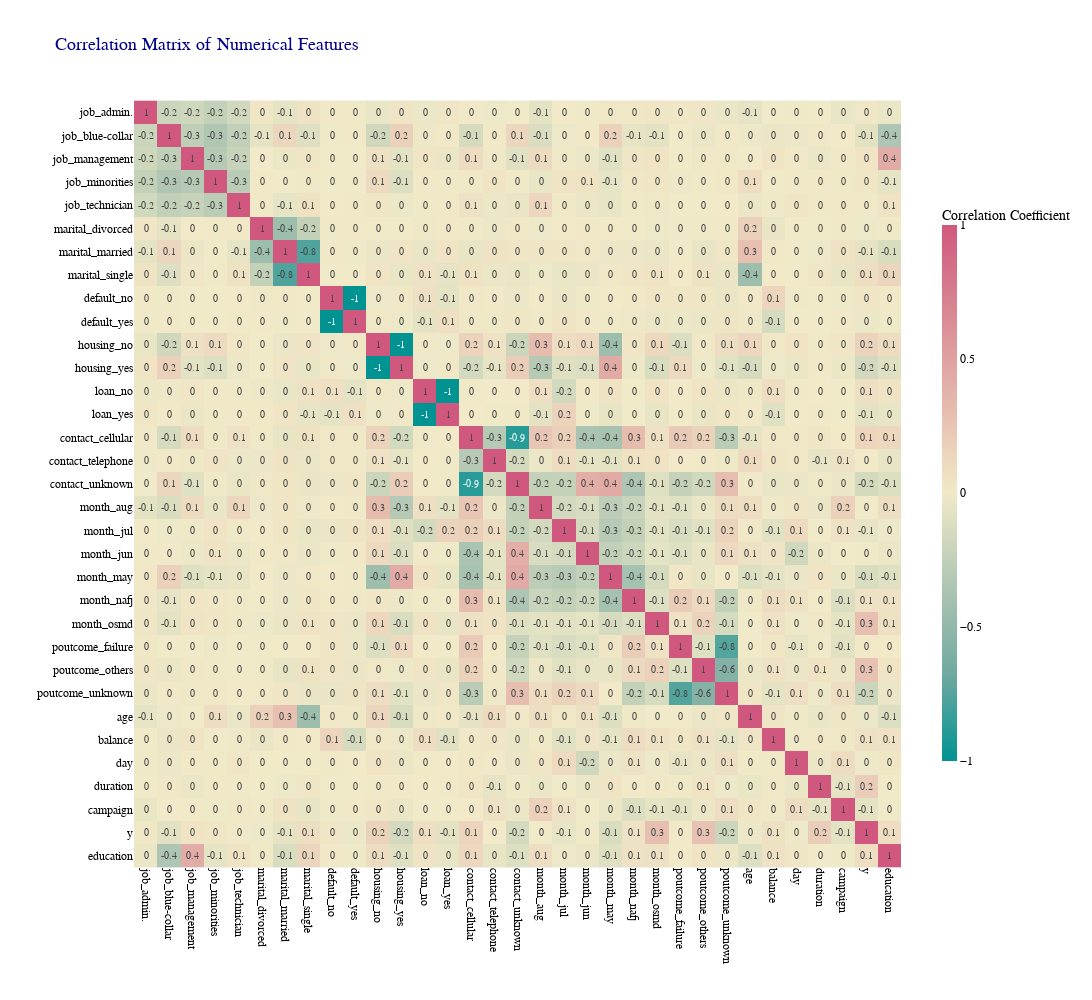

The notebook cell saved with this chart:
### Code cell
import pandas as pd
import plotly.express as px

# Calculate the correlation matrix
corr_matrix = df.corr()

# Create a heatmap using Plotly Express
fig = px.imshow(corr_matrix,
                labels=dict(x="Features", y="Features", color="Correlation"),
                color_continuous_scale=px.colors.diverging.Tealrose,
                zmin=-1, zmax=1,
                title="Correlation Matrix of Numerical Features")

# Update layout for better appearance
fig.update_layout(
    title_font=dict(size=18, family='Arial', color='darkblue'),
    xaxis_title="",
    yaxis_title="",
    xaxis=dict(tickangle=90, tickmode='array', tickvals=list(range(len(corr_matrix.columns))), ticktext=corr_matrix.columns),
    yaxis=dict(tickangle=0, tickmode='array', tickvals=list(range(len(corr_matrix.columns))), ticktext=corr_matrix.columns),
    font=dict(family="Arial", size=12, color="black"),
    coloraxis_colorbar=dict(
        title="Correlation Coefficient",
        thickness=15,
        len=0.75,
        xpad=10
    ),
    width=1200,  # Adjust width as needed
    height=1000  # Adjust height as needed
)

# Add annotations to show correlation values with one decimal point
fig.update_traces(text=corr_matrix.round(1).values,
                texttemplate="%{text}",
                textfont_size=10,
                colorbar_title="Correlation Coefficient")

# Display the heatmap
fig.show()

### Figure 1 — Plotly figure (JSON) as saved in the notebook; plotly's stock layout.template omitted (floating-point values rounded to 4 significant figures; data arrays with more than 128 entries replaced by an {"elided": "..."} marker saying what was removed)
{"data": [{"coloraxis": "coloraxis", "colorbar": {"title": {"text": "Correlation Coefficient"}}, "hovertemplate": "Features: %{x}<br>Features: %{y}<br>Correlation: %{z}<extra></extra>", "name": "0", "text": {"elided": "33x33 float values"}, "textfont": {"size": 10}, "texttemplate": "%{text}", "type": "heatmap", "x": ["job_admin.", "job_blue-collar", "job_management", "job_minorities", "job_technician", "marital_divorced", "marital_married", "marital_single", "default_no", "default_yes", "housing_no", "housing_yes", "loan_no", "loan_yes", "contact_cellular", "contact_telephone", "contact_unknown", "month_aug", "month_jul", "month_jun", "month_may", "month_nafj", "month_osmd", "poutcome_failure", "poutcome_others", "poutcome_unknown", "age", "balance", "day", "duration", "campaign", "y", "education"], "xaxis": "x", "y": ["job_admin.", "job_blue-collar", "job_management", "job_minorities", "job_technician", "marital_divorced", "marital_married", "marital_single", "default_no", "default_yes", "housing_no", "housing_yes", "loan_no", "loan_yes", "contact_cellular", "contact_telephone", "contact_unknown", "month_aug", "month_jul", "month_jun", "month_may", "month_nafj", "month_osmd", "poutcome_failure", "poutcome_others", "poutcome_unknown", "age", "balance", "day", "duration", "campaign", "y", "education"], "yaxis": "y", "z": {"elided": "33x33 float values"}}], "layout": {"coloraxis": {"cmax": 1, "cmin": -1, "colorbar": {"len": 0.75, "thickness": 15, "title": {"text": "Correlation Coefficient"}, "xpad": 10}, "colorscale": [[0, "rgb(0, 147, 146)"], [0.1667, "rgb(114, 170, 161)"], [0.3333, "rgb(177, 199, 179)"], [0.5, "rgb(241, 234, 200)"], [0.6667, "rgb(229, 185, 173)"], [0.8333, "rgb(217, 137, 148)"], [1, "rgb(208, 88, 126)"]]}, "font": {"color": "black", "family": "Arial", "size": 12}, "height": 1000, "title": {"font": {"color": "darkblue", "family": "Arial", "size": 18}, "text": "Correlation Matrix of Numerical Features"}, "width": 1200, "xaxis": {"anchor": "y", "constrain": "domain", "domain": [0, 1], "scaleanchor": "y", "tickangle": 90, "tickmode": "array", "ticktext": ["job_admin.", "job_blue-collar", "job_management", "job_minorities", "job_technician", "marital_divorced", "marital_married", "marital_single", "default_no", "default_yes", "housing_no", "housing_yes", "loan_no", "loan_yes", "contact_cellular", "contact_telephone", "contact_unknown", "month_aug", "month_jul", "month_jun", "month_may", "month_nafj", "month_osmd", "poutcome_failure", "poutcome_others", "poutcome_unknown", "age", "balance", "day", "duration", "campaign", "y", "education"], "tickvals": [0, 1, 2, 3, 4, 5, 6, 7, 8, 9, 10, 11, 12, 13, 14, 15, 16, 17, 18, 19, 20, 21, 22, 23, 24, 25, 26, 27, 28, 29, 30, 31, 32], "title": {"text": ""}}, "yaxis": {"anchor": "x", "autorange": "reversed", "constrain": "domain", "domain": [0, 1], "tickangle": 0, "tickmode": "array", "ticktext": ["job_admin.", "job_blue-collar", "job_management", "job_minorities", "job_technician", "marital_divorced", "marital_married", "marital_single", "default_no", "default_yes", "housing_no", "housing_yes", "loan_no", "loan_yes", "contact_cellular", "contact_telephone", "contact_unknown", "month_aug", "month_jul", "month_jun", "month_may", "month_nafj", "month_osmd", "poutcome_failure", "poutcome_others", "poutcome_unknown", "age", "balance", "day", "duration", "campaign", "y", "education"], "tickvals": [0, 1, 2, 3, 4, 5, 6, 7, 8, 9, 10, 11, 12, 13, 14, 15, 16, 17, 18, 19, 20, 21, 22, 23, 24, 25, 26, 27, 28, 29, 30, 31, 32], "title": {"text": ""}}}}
